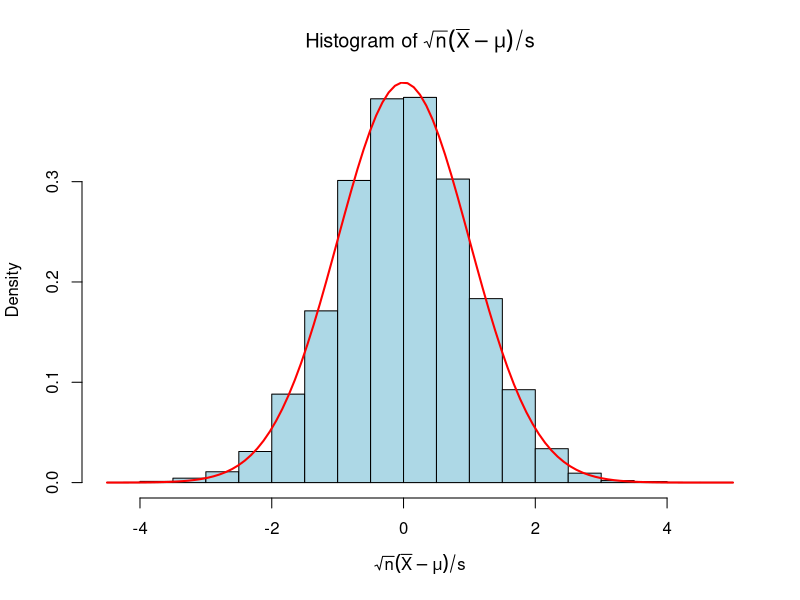
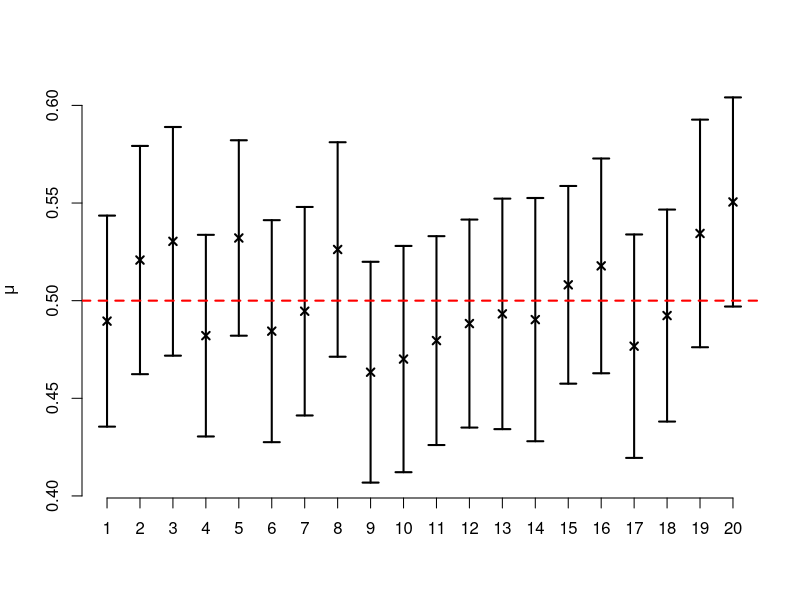

These charts were generated, in order, by the following R code:
### 一様分布の平均の信頼区間
## (0,1)上の一様乱数から標本平均・標準偏差と平均の100(1-alpha)%信頼区間の
## 上端・下端を計算する関数の作成
myest <- function(x, alpha=0.05){
    n <- length(x)
    xbar <- mean(x) # 標本平均
    s <- sd(x) # 標準偏差(不偏分散の平方根)
    ui <- xbar + qnorm(1-alpha/2)*s/sqrt(n) # 上側信頼限界
    li <- xbar - qnorm(1-alpha/2)*s/sqrt(n) # 下側信頼限界
    return(c(xbar=xbar, s=s, ui=ui, li=li))
}
## Monte-Carlo実験
set.seed(111) # 乱数のシード値の設定
n <- 100      # データ数
mc <- 10000   # シミュレーション回数
result <- as.data.frame(t(
    replicate(mc, myest(runif(n)))
))
## sqrt(n)*(xbar-mu)/sの分布が標準正規分布で近似できることの確認
mu <- 0.5 # 真の平均
hist(sqrt(n)*(result$xbar-mu)/result$s, freq=FALSE, 
     col="lightblue", breaks=20, 
     xlab=expression(sqrt(n)*(bar(X)-mu)/s),
     main=expression(paste("Histogram of ", sqrt(n)*(bar(X)-mu)/s)))
curve(dnorm, add=TRUE, col="red", lwd=2)
## 真の平均muが95%信頼区間に含まれている割合が約95%であることの確認
with(result,sum((mu<=ui & mu>=li)))/mc
## はじめの20個の信頼区間の可視化
library(plotrix)
with(result, # 信頼区間と標本平均の図示
     plotCI(1:20, xbar[1:20], ui=ui[1:20], li=li[1:20],
            pch=4, axes=FALSE, xlab="", ylab=expression(mu), lwd=2)) 
axis(1, 1:20, 1:20) # x軸の追加
axis(2) # y軸の追加
abline(h=mu, col="red", lty="dashed", lwd=2) # 真の平均の図示
